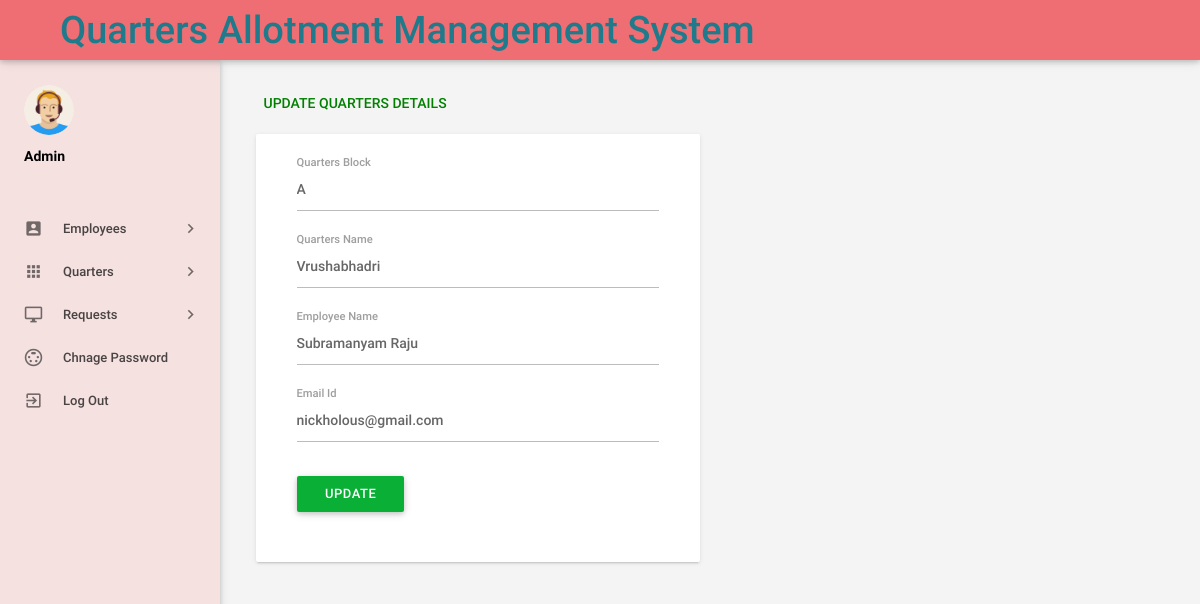
Screenshot of /admin/editdepartment.php?deptid=1 (signed in) with the database file from the repository.
### tables this page shows
CREATE TABLE `tbldepartments` (
  `id` int(11) NOT NULL,
  `DepartmentName` varchar(150) NOT NULL,
  `DepartmentShortName` varchar(150) NOT NULL,
  `EmpName` varchar(100) DEFAULT NULL,
  `Emailid` varchar(255) DEFAULT NULL,
  `CreationDate` timestamp NULL DEFAULT current_timestamp()
);

### admin/editdepartment.php (the view, shortened to what this page needs)
<?php
include('includes/config.php');
if(strlen($_SESSION['alogin'])==0)
    {
header('location:index.php');
}
else{
    ?>
<!DOCTYPE html>
<html lang="en">
    <head>
        <link type="text/css" rel="stylesheet" href="../assets/plugins/materialize/css/materialize.min.css"/>
        <link type="text/css" rel="stylesheet" href="../assets/plugins/materialize/css/materialize.css"/>
        <link href="../assets/plugins/material-preloader/css/materialPreloader.min.css" rel="stylesheet">
        <link href="../assets/css/alpha.min.css" rel="stylesheet" type="text/css"/>
        <link href="../assets/css/custom.css" rel="stylesheet" type="text/css"/>
        <link href="../assets/css/style.css" rel="stylesheet" type="text/css"/>
    </head>
    <body>
  <?php include('includes/header.php');?>
       <?php include('includes/sidebar.php');?>
            <main class="mn-inner">
                <div class="row">
                    <div class="col s12">
                        <div class="page-title" style="color: green;">Update Quarters Details</div>
                    </div>
                    <div class="col s12 m12 l6">
                        <div class="card">
                            <div class="card-content">
                                <div class="row">
                                    <form class="col s12" name="chngpwd" method="post">
<?php
$did=intval($_GET['deptid']);
$sql = "SELECT * from tbldepartments WHERE id=:did";
$query = $dbh -> prepare($sql);
$query->bindParam(':did',$did,PDO::PARAM_STR);
$query->execute();
$results=$query->fetchAll(PDO::FETCH_OBJ);
if($query->rowCount() > 0)
{
foreach($results as $result)
{               ?>
                                    <div class="input-field col s12">
<input id="departmentname" type="text"  class="validate" autocomplete="off" name="departmentname" value="<?php echo htmlentities($result->DepartmentName);?>"  required>
                                                <label for="deptname">Quarters Block</label>
                                            </div>
          <div class="input-field col s12">
<input id="departmentshortname" type="text"  class="validate" autocomplete="off" value="<?php echo htmlentities($result->DepartmentShortName);?>" name="departmentshortname"  required>
                                                <label for="deptshortname">Quarters Name</label>
                                            </div>
          <div class="input-field col s12">
<input id="departmentshortname" type="text"  class="validate" autocomplete="off" value="<?php echo htmlentities($result->EmpName);?>" name="empname"  required>
                                                <label for="deptshortname">Employee Name</label>
                                            </div>
          <div class="input-field col s12">
<input id="departmentshortname" type="text"  class="validate" autocomplete="off" value="<?php echo htmlentities($result->Emailid);?>" name="emailid"  required>
                                                <label for="deptshortname">Email Id</label>
                                            </div>
<?php }} ?>
<div class="input-field col s12">
<button type="submit" name="update" class="waves-effect waves-light btn indigo m-b-xs">UPDATE</button>
</div>
                                        </div>
                                </div>
                            </div>
                        </div>
                    </div>
                </div>
        <div class="left-sidebar-hover"></div>
    </body>
</html>
<?php } ?>

### assets/css/style.css (style rules this page uses)
.btn { background:#09b035!important; }

### rows the page displays
tbldepartments: departmentname "A", departmentshortname "Vrushabhadri", empname "Subramanyam Raju", emailid "nickholous@gmail.com"
